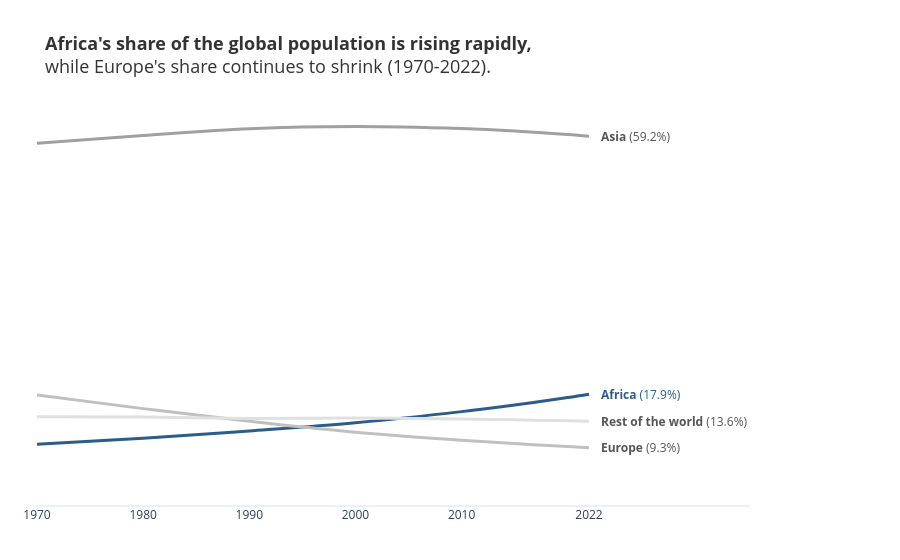

Source (notebook cell):
### Markdown cell above
**Chart choice & justification:** *Which chart did you choose, and why? Justify design choices.

I chose a line chart to visualize how the regional shares of the world population changed over time from 1970 to 2022  

Line Chart for Trends: A line chart is the most effective way to show continuous change over time. It clearly illustrates the trajectories of each region's share, making it immediately obvious which regions are rising and which are falling.

Data Aggregation: Per the prompt's instruction, I grouped North America, South America, and Oceania into a single "Rest of the world" category to simplify the chart and focus on the major players.

CVD-safe Palette & Meaningful Color: I used a color-blind friendly palette (no red/green). To highlight the main finding (who is rising), I applied a single accent color (blue) to the fastest-growing region (Africa). All other regions are assigned different shades of grey, serving as a neutral context that doesn't distract from the core message.

Direct Labels: Instead of relying on a legend and a Y-axis, I placed direct labels at the end of each line showing the region name and its exact 2022 share. This allows the reader to instantly connect the trend line to the specific region and its final value without scanning back and forth.

Decluttered Layout: Used the plotly_white template and removed all gridlines, Y-axis tick labels, and axis titles to keep the focus purely on the trend lines and the annotations. The insight title explicitly states the conclusion.

### Code cell
# Q7
# YOUR CODE HERE
df_q7 = df_long.copy()

other_continents = ['North America', 'South America', 'Oceania']
df_q7['Region'] = df_q7['Continent'].replace(other_continents, 'Rest of the world')
df_q7_grouped = df_q7.groupby(['Year', 'Region'])['Population'].sum().reset_index()
df_q7_grouped['World_Total'] = df_q7_grouped.groupby('Year')['Population'].transform('sum')
df_q7_grouped['Share'] = (df_q7_grouped['Population'] / df_q7_grouped['World_Total']) * 100

share_change = df_q7_grouped[df_q7_grouped['Year'] == 2022].set_index('Region')['Share'] - \
               df_q7_grouped[df_q7_grouped['Year'] == 1970].set_index('Region')['Share']
fastest_rising = share_change.idxmax()
rising_pct = share_change.max()

color_map = {
    'Africa': '#2b5c8a',     
    'Asia': '#a0a0a0',      
    'Europe': '#c0c0c0',    
    'Rest of the world': '#e0e0e0'
}

fig = px.line(
    df_q7_grouped,
    x='Year',
    y='Share',
    color='Region',
    color_discrete_map=color_map,
    line_shape='spline' 
)

fig.update_traces(line=dict(width=3))

for region in df_q7_grouped['Region'].unique():
    last_year_data = df_q7_grouped[(df_q7_grouped['Region'] == region) & (df_q7_grouped['Year'] == 2022)].iloc[0]
    fig.add_annotation(
        x=last_year_data['Year'],
        y=last_year_data['Share'],
        text=f"<b>{region}</b> ({last_year_data['Share']:.1f}%)",
        showarrow=False,
        xanchor='left',
        xshift=10, 
        font=dict(color=color_map[region] if region == 'Africa' else '#555555', size=12)
    )

fig.update_layout(
    title=dict(
        text=f"<b>{fastest_rising}'s share of the global population is rising rapidly,</b><br>while Europe's share continues to shrink (1970-2022).",
        font=dict(size=18, color='#333333'),
        x=0.05
    ),
    template='plotly_white', 
    showlegend=False,  
    xaxis_title="",
    yaxis_title="",
    xaxis=dict(
        showgrid=False, 
        tickmode='array',
        tickvals=[1970, 1980, 1990, 2000, 2010, 2022], 
        tickfont=dict(size=12)
    ),
    yaxis=dict(
        showgrid=False,
        showticklabels=False, 
        range=[0, 65]       
    ),
    margin=dict(l=20, r=150, t=100, b=40),
    plot_bgcolor='white'
)
fig.show()

### Figure 1 — Plotly figure (JSON) as saved in the notebook; plotly's stock layout.template omitted (floating-point values rounded to 4 significant figures)
{"data": [{"hovertemplate": "Region=Africa<br>Year=%{x}<br>Share=%{y}<extra></extra>", "legendgroup": "Africa", "line": {"color": "#2b5c8a", "dash": "solid", "shape": "spline", "width": 3}, "marker": {"symbol": "circle"}, "mode": "lines", "name": "Africa", "orientation": "v", "showlegend": true, "type": "scatter", "x": [1970, 1980, 1990, 2000, 2010, 2015, 2020, 2022], "xaxis": "x", "y": [9.893, 10.84, 12.01, 13.32, 15.11, 16.18, 17.36, 17.89], "yaxis": "y"}, {"hovertemplate": "Region=Asia<br>Year=%{x}<br>Share=%{y}<extra></extra>", "legendgroup": "Asia", "line": {"color": "#a0a0a0", "dash": "solid", "shape": "spline", "width": 3}, "marker": {"symbol": "circle"}, "mode": "lines", "name": "Asia", "orientation": "v", "showlegend": true, "type": "scatter", "x": [1970, 1980, 1990, 2000, 2010, 2015, 2020, 2022], "xaxis": "x", "y": [58.06, 59.32, 60.41, 60.76, 60.43, 60.05, 59.48, 59.21], "yaxis": "y"}, {"hovertemplate": "Region=Europe<br>Year=%{x}<br>Share=%{y}<extra></extra>", "legendgroup": "Europe", "line": {"color": "#c0c0c0", "dash": "solid", "shape": "spline", "width": 3}, "marker": {"symbol": "circle"}, "mode": "lines", "name": "Europe", "orientation": "v", "showlegend": true, "type": "scatter", "x": [1970, 1980, 1990, 2000, 2010, 2015, 2020, 2022], "xaxis": "x", "y": [17.76, 15.59, 13.55, 11.81, 10.53, 9.987, 9.514, 9.32], "yaxis": "y"}, {"hovertemplate": "Region=Rest of the world<br>Year=%{x}<br>Share=%{y}<extra></extra>", "legendgroup": "Rest of the world", "line": {"color": "#e0e0e0", "dash": "solid", "shape": "spline", "width": 3}, "marker": {"symbol": "circle"}, "mode": "lines", "name": "Rest of the world", "orientation": "v", "showlegend": true, "type": "scatter", "x": [1970, 1980, 1990, 2000, 2010, 2015, 2020, 2022], "xaxis": "x", "y": [14.29, 14.25, 14.02, 14.1, 13.93, 13.79, 13.65, 13.57], "yaxis": "y"}], "layout": {"annotations": [{"font": {"color": "#2b5c8a", "size": 12}, "showarrow": false, "text": "<b>Africa</b> (17.9%)", "x": 2022, "xanchor": "left", "xshift": 10, "y": 17.89}, {"font": {"color": "#555555", "size": 12}, "showarrow": false, "text": "<b>Asia</b> (59.2%)", "x": 2022, "xanchor": "left", "xshift": 10, "y": 59.21}, {"font": {"color": "#555555", "size": 12}, "showarrow": false, "text": "<b>Europe</b> (9.3%)", "x": 2022, "xanchor": "left", "xshift": 10, "y": 9.32}, {"font": {"color": "#555555", "size": 12}, "showarrow": false, "text": "<b>Rest of the world</b> (13.6%)", "x": 2022, "xanchor": "left", "xshift": 10, "y": 13.57}], "legend": {"title": {"text": "Region"}, "tracegroupgap": 0}, "margin": {"b": 40, "l": 20, "r": 150, "t": 100}, "plot_bgcolor": "white", "showlegend": false, "title": {"font": {"color": "#333333", "size": 18}, "text": "<b>Africa's share of the global population is rising rapidly,</b><br>while Europe's share continues to shrink (1970-2022).", "x": 0.05}, "xaxis": {"anchor": "y", "domain": [0, 1], "showgrid": false, "tickfont": {"size": 12}, "tickmode": "array", "tickvals": [1970, 1980, 1990, 2000, 2010, 2022], "title": {"text": ""}}, "yaxis": {"anchor": "x", "domain": [0, 1], "range": [0, 65], "showgrid": false, "showticklabels": false, "title": {"text": ""}}}}
